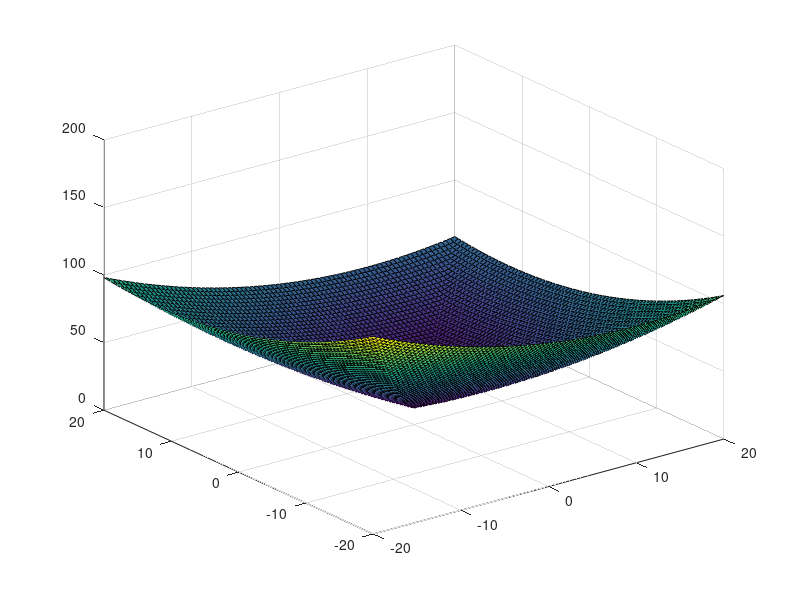

Write the MATLAB code that produced this figure. (Note: this script raises an error after producing the figure.)
clear all;close all;clc;

%% read data
addpath(genpath('..'));

weightL2 = 0.1;
weightLInf = 2.5;
dataPart = [10, 12];
[X,Y] = meshgrid(-20:0.5:20,-20:0.5:20);
fx = @(X,Y) weightL2/2*((X - dataPart(1)).^2 + (Y - dataPart(2)).^2) + weightLInf*(max(abs(X),abs(Y)));
Z = fx(X,Y);
surf(X,Y,Z);rotate3d on;

[minX,fval] = fminsearch(@(x) fx(x(1),x(2)), [1,1]);
disp('Calculating minimal function value using MATLAB')
disp(['argmin: ', num2str(minX)]);
disp(['min: ', num2str(fval)]);

%%
main = flexBox;
main.params.tryCPP = 0; %change, if C++ module is compiled

%add primal var u
numberT = main.addPrimalVar(size(dataPart));

main.addTerm(L2dataTerm(weightL2,dataPart),numberT);

main.addTerm(LInfidentity(weightLInf,size(dataPart)),numberT);
%main.addTerm(LInfgradient(weightLInf,size(dataPart)),numberT);

%run minimization algorithm
tic;main.runAlgorithm;toc;

%% get result
result = main.getPrimal(numberT);

disp('Calculating minimal function value using FlexBox')
disp(['argmin: ', num2str([result(1),result(2)])]);
disp(['min: ', num2str(fx(result(1),result(2)))]);
